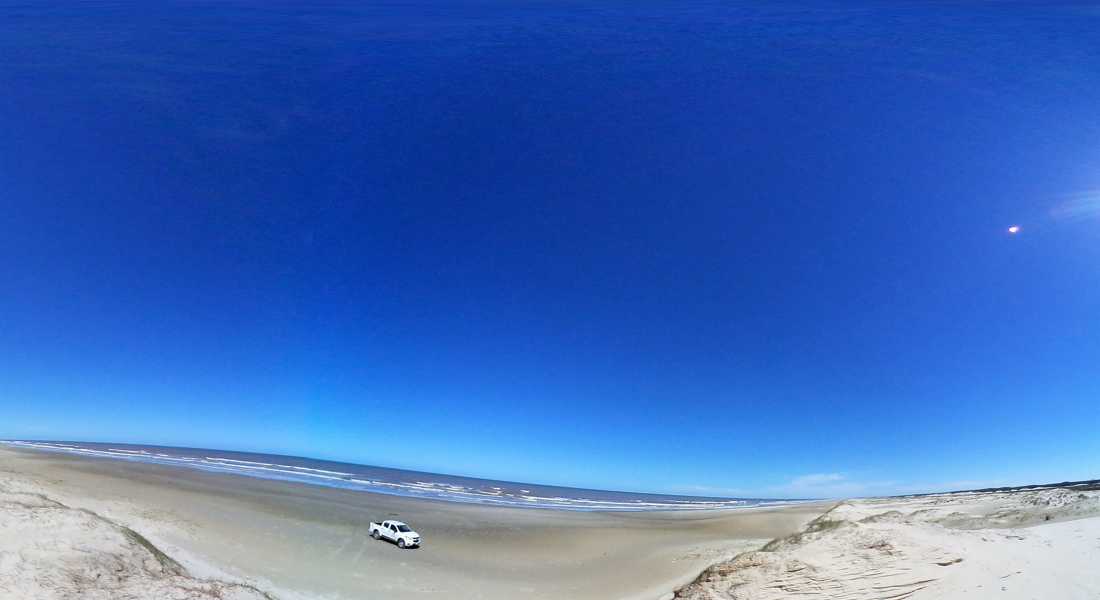
#> input picture Cassino.tif, 1100 x 600 px
$ python histograma.py
#> lines starting #> are read from the running program, lines starting #| are printed output that depends on the picture
import matplotlib.pyplot as plt
import tifffile as tf
import numpy as np

im = tf.imread('Cassino.tif')
#> im is the input picture: shape (600, 1100, 3); mean R, G, B 64.1, 108.8, 188.6
nbin = 8
tam_im = (len(im), len(im[0]))
#> tam_im = (600, 1100)
tx_am = 1

hstg_r = np.zeros(2**nbin)
hstg_g = np.zeros(2**nbin)
hstg_b = np.zeros(2**nbin)

for i in range(0,tam_im[0],tx_am):
    for j in range(0,tam_im[1],tx_am):
        hstg_r[im[i][j][0]] = hstg_r[im[i][j][0]] + 1
        hstg_g[im[i][j][1]] = hstg_g[im[i][j][1]] + 1
        hstg_b[im[i][j][2]] = hstg_b[im[i][j][2]] + 1
#> after the loop, hstg_b = 256 values, max 13248 at index 168, min 0 at index 14, mean 2578.1; hstg_g = 256 values, max 15651 at index 65, min 2 at index 8, mean 2578.1; hstg_r = 256 values, max 20321 at index 21, min 2 at index 253, mean 2578.1

x = np.array(range(1,2**nbin))

fig, (axs) = plt.subplots(nrows = 2, ncols = 3)

axs[0, 0].plot(hstg_r, color='red')
axs[0, 1].plot(hstg_g, color='green')
axs[0, 2].plot(hstg_b, color='blue')

p01 = axs[1,0].imshow(im[:,:,0], interpolation='bilinear', cmap='gray')
p02 = axs[1,1].imshow(im[:,:,1], interpolation='bilinear', cmap='gray')
p03 = axs[1,2].imshow(im[:,:,2], interpolation='bilinear', cmap='gray')


plt.show()
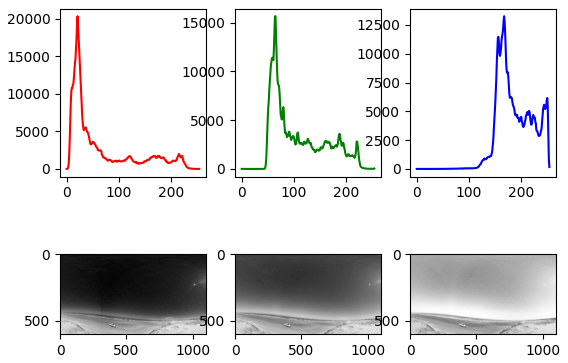
#> figure drawn by matplotlib, 6 panels; panel 1: curve peaks at x = 21, y = 20321; panel 2: curve peaks at x = 65, y = 15651; panel 3: curve peaks at x = 168, y = 13248
